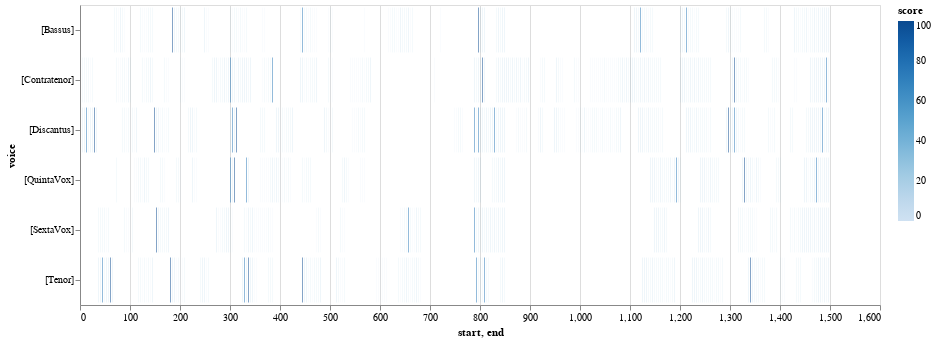

Notebook code cell kept with this figure:
### Code cell
viz.plot_close_match_heatmap(mel_ngrams_tuple, "1, 2, 1, -3", selected_patterns=[], voices=[])

### Figure 1 — Vega-Lite specification as saved in the notebook (floating-point values rounded to 4 significant figures; data arrays with more than 128 entries replaced by an {"elided": "..."} marker saying what was removed)
{"config": {"view": {"continuousWidth": 400, "continuousHeight": 300}}, "data": {"name": "data-e452e8e910fb850b3664bd3ff415f5d8"}, "mark": "bar", "encoding": {"color": {"type": "quantitative", "field": "score"}, "opacity": {"condition": {"value": 1, "test": "(datum.score > SelectorName.cutoff)"}, "value": 0.2}, "tooltip": [], "x": {"type": "quantitative", "field": "start"}, "x2": {"field": "end"}, "y": {"type": "nominal", "field": "voice"}}, "height": 300, "selection": {"SelectorName": {"type": "single", "fields": ["cutoff"], "bind": {"input": "range", "max": 100, "min": 0, "name": "cutoff:", "step": 1}, "init": {"cutoff": 50}}}, "width": 800, "$schema": "https://vega.github.io/schema/vega-lite/v4.8.1.json", "datasets": {"data-e452e8e910fb850b3664bd3ff415f5d8": {"elided": "852 records"}}}
